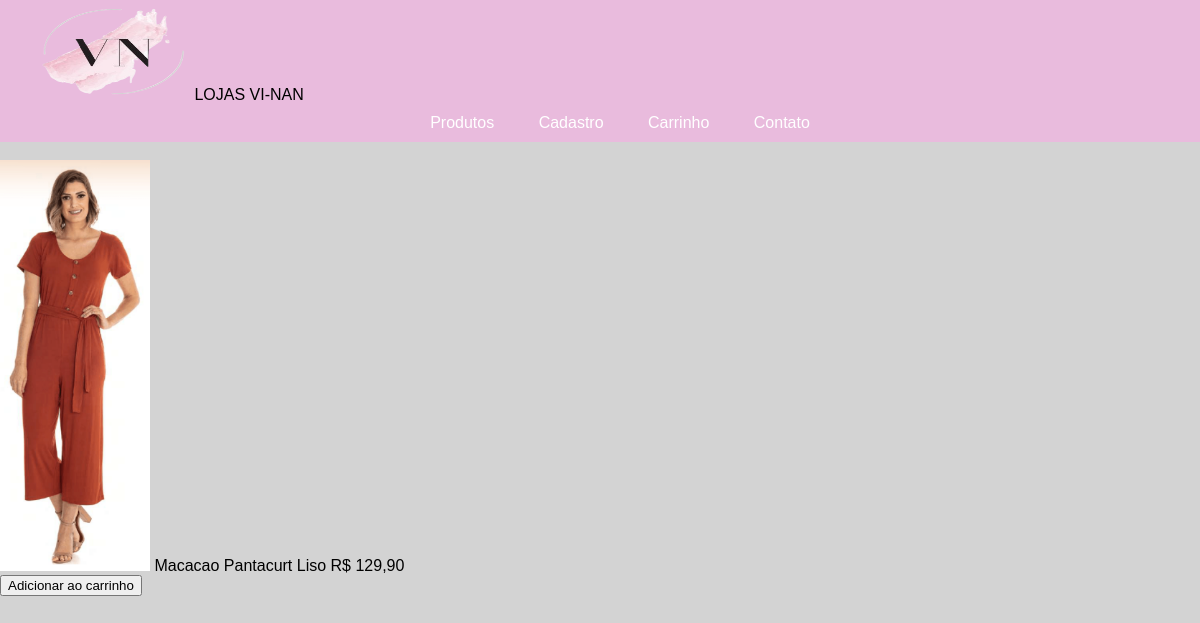
The page /projeto/single.php?produto_id=8 on the database its author committed.
### tables this page shows
CREATE TABLE IF NOT EXISTS `produtos` (
  `id` int(11) NOT NULL AUTO_INCREMENT,
  `nome` varchar(50) NOT NULL,
  `preco` decimal(10,2) NOT NULL,
  `imagem` varchar(50) NOT NULL,
  PRIMARY KEY (`id`)
);

### projeto/sys/BD.class.php (called while the page is built, shortened)
<?php
class BD{
	private static $conn;
	public static function conn(){
		if(is_null(self::$conn)){
			self::$conn = new PDO('mysql:host=localhost;dbname=projeto','root','');
			self::$conn->setAttribute(PDO::ATTR_ERRMODE, PDO::ERRMODE_EXCEPTION);
		}
		return(self::$conn) ? self::$conn : false ;
	}
}
?>

### projeto/single.php (the view, shortened to what this page needs)
<!DOCTYPE html>
<html lang="pt-br">
<head>
    <link rel="stylesheet" href="css/estiloinicio.css">
</head>
<body>
    <div id="menu">
        <ul>
        <img src="img/vn.png" width="150px" height="100px">
            <li> LOJAS VI-NAN</li>
        </ul>
        <ul>
            <center>
                <li><a href="produtos.php">Produtos</a></li>
                <li><a href="cadastrar.php">Cadastro</a></li>
                <li><a href="carrinho.php">Carrinho</a></li>
                <li><a href="contato.php">Contato</a></li>
        </ul>
    </div></br>
    <div class="container">
    <?php
    $id_produto = (int) $_GET['produto_id'];
    $produto_single = BD::conn()->prepare("SELECT * FROM produtos WHERE id= ?");
    $produto_single->execute(array($id_produto));
    while($dados_produto = $produto_single->fetchObject()){
    ?>
        <div class="produto_single">
            <img src="img/<?php echo $dados_produto->imagem;?>" alt="" width="150">
            <span><?php echo $dados_produto->nome;?></span>
            <span class="valor">R$ <?php echo number_format($dados_produto->preco, 2, ',', '.');?></span>
            <div class="box">
                <form action="carrinho.php" method="post" enctype="multipart/form-data">
                    <input type="submit" name="comprar" value="Adicionar ao carrinho">
                </form>
            </div>
        </div>
        <?php
    }
        ?>
    </div>
</body>
</html>

### projeto/css/estiloinicio.css (style rules this page uses)
body { margin: 0px; padding: 0px; background-color: lightgray; }
#menu ul { margin: 0px; background-color:#e9bbdd; list-style: none; }
#menu ul li { display: inline; }
#menu ul li a { padding: 10px 20px; display: inline-block; color: white; text-decoration: none; }
.container { width: 100%; }
body { font-family: Arial, Helvetica, sans-serif; }

### rows shown on the page
produtos: imagem (picture), nome "Macacao Pantacurt Liso", preco "129,90"
